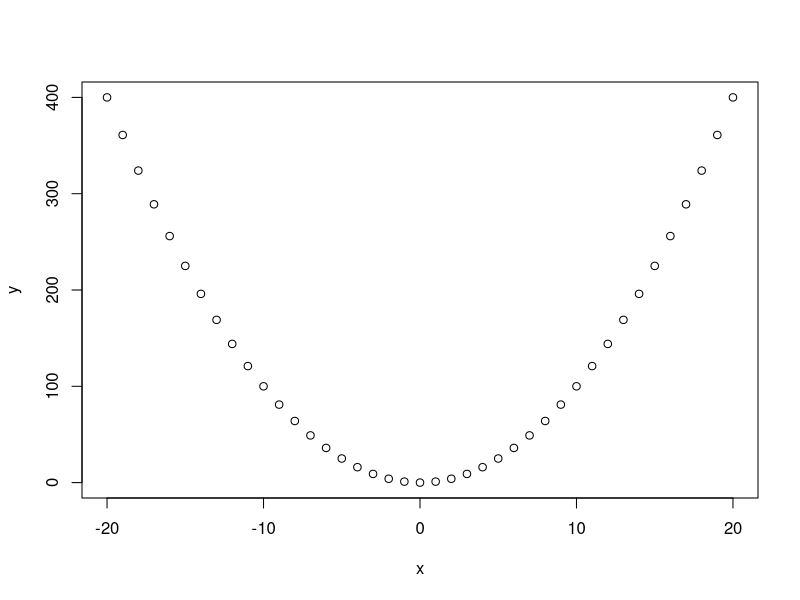
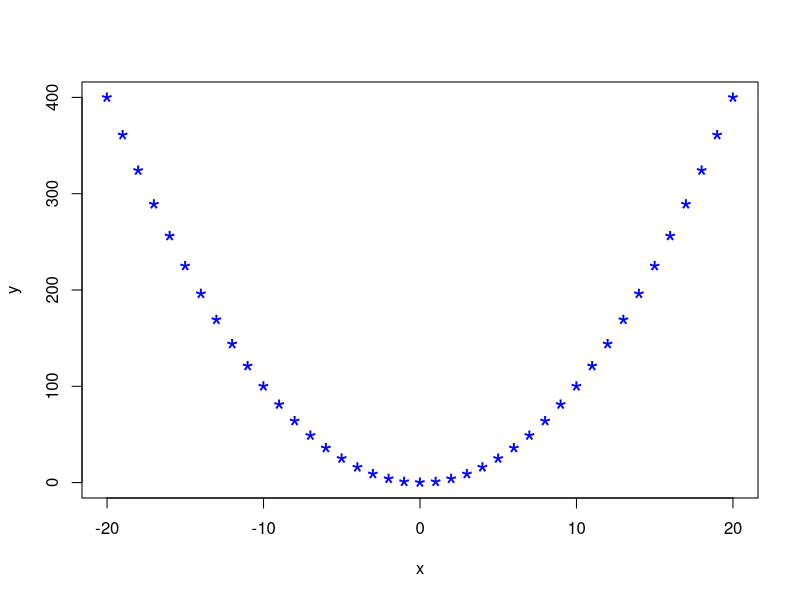

Reproduce these figures in R, in order.
# Square function

# this is x, a sequence
x <- -20:20

# x to the power of 2
y <- x ^ 2

# visualize x squared
plot(x,y)

# with more customization
plot(x,y, col="blue", pch="*", cex=2)
